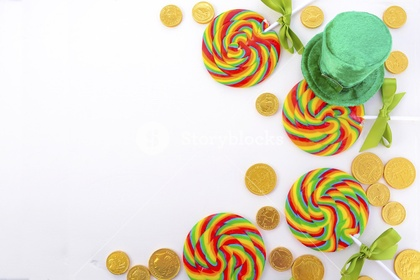
%> input picture Hough Transform/coins.jpg, 420 x 280 px, shrunk from 1000 x 667 before the run
$ octave circleMain.m   (GNU Octave 9; MATLAB toolbox functions it lacks are replaced by stand-ins)
%> lines starting %> are read from the running program, lines starting %| are printed output that depends on the picture; in (x1, y1, x2, y2) boxes, pixels count from 0 and x2, y2 are one past the last pixel; in counts of white or black regions, pixels touching at a corner belong together; the program's own positions count from 1
### Hough Transform/detectCircles.m
function [centers] = detectCircles(im, radius)
    % im - a h * w * 3 RGB image
    % radiu - the radius of the circles to detect

    grayIm = rgb2gray(im);
    edges = edge(grayIm, 'Canny', 0.3, 4);
    [h, w] = size(edges);
    H = zeros(h, w);
    for x = 1 : h
        for y = 1 : w
            if edges(x, y)      % for every edge pixel (x, y)
                for theta = -pi : 0.2: pi
                    a = round(x + radius * cos(theta));
                    b = round(y - radius * sin(theta));
                    % bin size = 9
                    r = fix(a/9) * 9 + 4;
                    c = fix(b/9) * 9 + 4;
                    if (r > 0 && r <= h && c > 0 && c <= w)
                        H(r, c) = H(r, c) + 1;
                    end
                end
            end
        end
    end

    % record centers
    [i, j] = find(H > 430);
    centers = [j, i];
end

### Hough Transform/circleMain.m
coins = imread('coins.jpg');
%> coins is the input picture: size 280x420x3 uint8; mean R, G, B 222, 214.2, 189.3
planets = imread('planets.jpg');
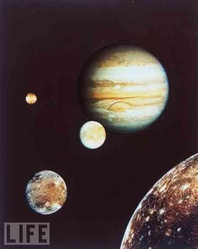
%> input picture Hough Transform/planets.jpg, 198 x 249 px, shrunk from 471 x 594 before the run
%> planets is the input picture: size 249x198x3 uint8; mean R, G, B 68.6, 53.1, 53.2
circles = imread('circles.jpg');
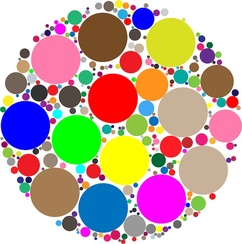
%> input picture Hough Transform/circles.jpg, 242 x 244 px, shrunk from 576 x 582 before the run
%> circles is the input picture: size 244x242x3 uint8; mean R, G, B 192, 169.4, 161.1

% planets
planetsCenters = detectCircles(planets, 50);
%> in detectCircles, `edges = edge(grayIm, 'Canny', 0.3, 4);`:
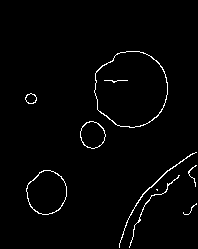
%> edges: size 249x198 logical; 1.8% white in thin lines or dots, all inside (x1, y1, x2, y2) = (25, 51, 197, 248)
%> after the loop in detectCircles, `for x = 1 : h`:
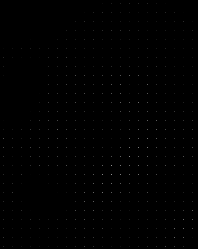
%> H: size 249x198 double; min 0, max 148, mean 0.5
%> after the loop in detectCircles, `for x = 1 : h`: a = 198; b = 126; c = 130; r = 202
%> in detectCircles, `[i, j] = find(H > 430);`: i = []
%> planetsCenters = []
[h, w] = size(planetsCenters);
%> h = 0; w = 2
radii = zeros(h, 1);
radii(:) = 50;
imshow(planets);
viscircles(planetsCenters,radii);
title('Planets - circles detected with radius 50');


%coins
[coinsCenters] = detectCircles(coins, 90);
%> call 2 of detectCircles, with radius = 90
%> in detectCircles (call 2), `edges = edge(grayIm, 'Canny', 0.3, 4);`: edges: size 280x420 logical; 3.9% white in thin lines or dots, all inside (x1, y1, x2, y2) = (106, 1, 416, 279)
%> after the loop in detectCircles (call 2), `for x = 1 : h`:
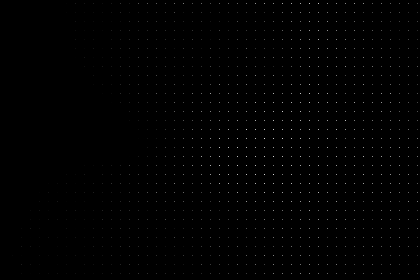
%> H: size 280x420 double; min 0, max 234, mean 0.9
%> after the loop in detectCircles (call 2), `for x = 1 : h`: a = 189; b = 394; c = 391; r = 193
%> coinsCenters = []
[h, w] = size(coinsCenters);
radii = zeros(h, 1);
radii(:) = 93;
imshow(coins);
viscircles(coinsCenters,radii);
title('Coins - circles detected with radius 93');

% circles
circlesCenters = detectCircles(circles, 60);
%> call 3 of detectCircles, with radius = 60
%> in detectCircles (call 3), `grayIm = rgb2gray(im);`:
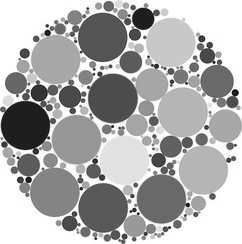
%> grayIm: size 244x242 uint8; min 6, max 255, mean 175.2
%> in detectCircles (call 3), `edges = edge(grayIm, 'Canny', 0.3, 4);`: edges: size 244x242 logical; 5.1% white in thin lines or dots
%> after the loop in detectCircles (call 3), `for x = 1 : h`:
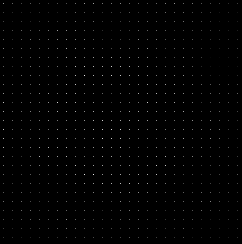
%> H: size 244x242 double; min 0, max 242, mean 1.3
%> after the loop in detectCircles (call 3), `for x = 1 : h`: a = 183; b = 122; c = 121; r = 184
%> circlesCenters = []
[h, w] = size(circlesCenters);
radii = zeros(h, 1);
radii(:) = 60;
imshow(circles);
viscircles(circlesCenters,radii);
title('Circles - circles detected with radius 60');
